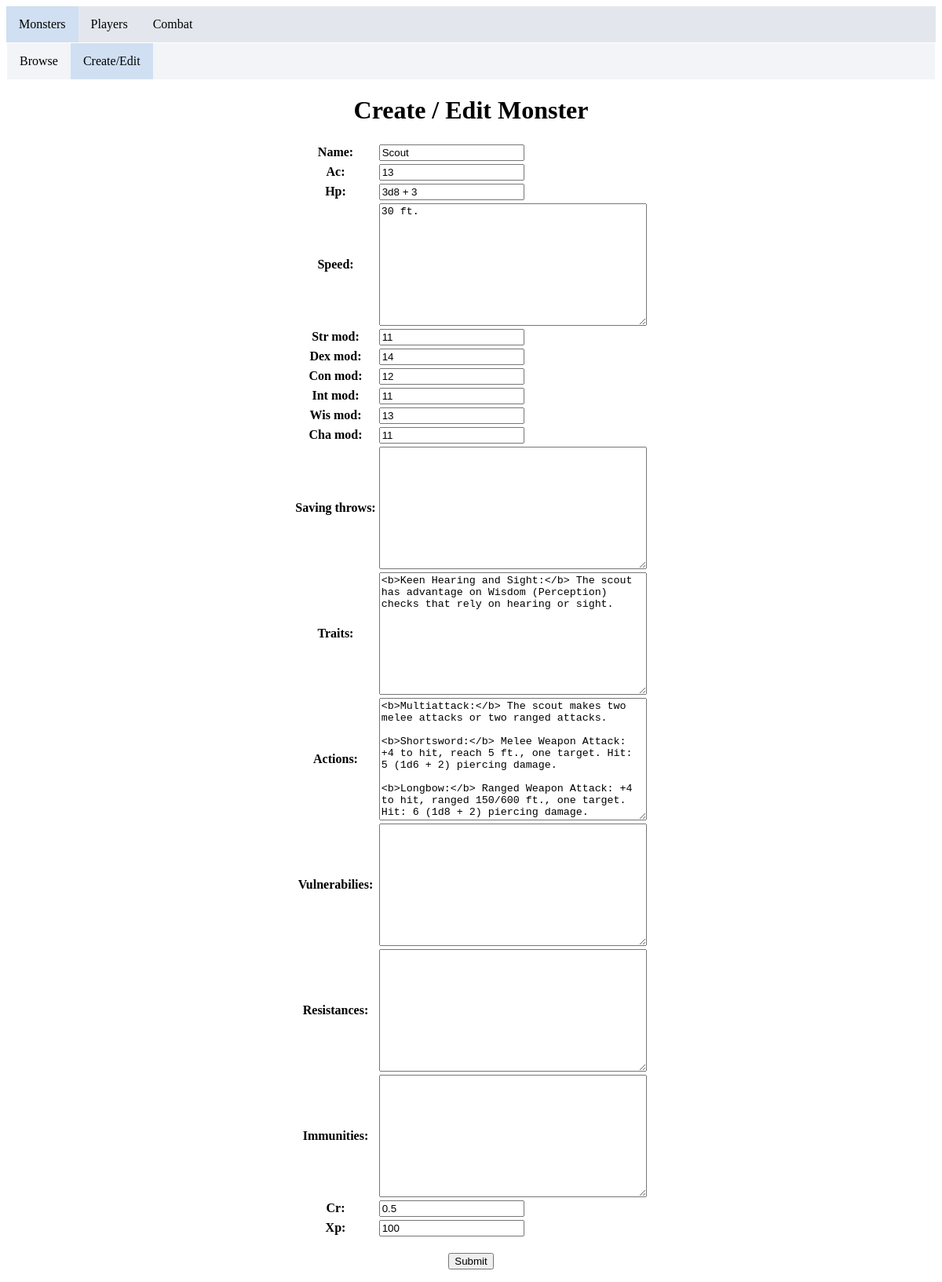
The page /monsters/create/Scout/ on the database its author committed.
### monsters/models.py (models this page shows)
class Monster(models.Model):
    name = models.CharField(max_length=50, unique=True)
    size = models.CharField(max_length=20, null=True, blank=True)
    type = models.CharField(max_length=20, null=True, blank=True)
    alignment = models.CharField(max_length=20, null=True, blank=True)
    ac = models.IntegerField(null=True, blank=True)
    hp = models.CharField(max_length=12, null=True, blank=True)
    speed = models.TextField(null=True, blank=True)
    str_mod = models.IntegerField(null=True, blank=True)
    dex_mod = models.IntegerField(null=True, blank=True)
    con_mod = models.IntegerField(null=True, blank=True)
    int_mod = models.IntegerField(null=True, blank=True)
    wis_mod = models.IntegerField(null=True, blank=True)
    cha_mod = models.IntegerField(null=True, blank=True)
    saving_throws = models.TextField(null=True, blank=True)
    skills = models.TextField(null=True, blank=True)
    vulnerabilies = models.TextField(null=True, blank=True)
    resistances = models.TextField(null=True, blank=True)
    immunities = models.TextField(null=True, blank=True)
    senses = models.TextField(null=True, blank=True)
    languages = models.TextField(null=True, blank=True)
    cr = models.FloatField(null=True, blank=True)
    xp = models.IntegerField(null=True, blank=True)
    traits = models.TextField(null=True, blank=True)
    actions = models.TextField(null=True, blank=True)
    legendary_actions = models.TextField(null=True, blank=True)

### monsters/views.py (the view)
# urls.py: path('create/<str:name>/', views.create, name='create_monster'),
def create(request, name=None):
    print(request)
    print(name)
    if request.method == 'POST':
        if name is not None:
            m = Monster.objects.get(name=name)
            f = MonsterForm(request.POST, instance=m)
        else:
            f = MonsterForm(request.POST)
        if f.is_valid():
            f.save()
            return HttpResponseRedirect(reverse('browse_monsters'))
        else:
            return HttpResponse(str(f.errors))
    else:
        if name is not None:
            f = MonsterForm(instance=Monster.objects.get(name=name))
        else:
            f = MonsterForm()
    context = {'form': f,
               }
    return render(request, 'monsters/create.html', context)

### monsters/forms.py
class MonsterForm(ModelForm):
    class Meta:
        model = Monster
        fields = ['name',
                  'ac',
                  'hp',
                  'speed',
                  'str_mod',
                  'dex_mod',
                  'con_mod',
                  'int_mod',
                  'wis_mod',
                  'cha_mod',
                  'saving_throws',
                  'traits',
                  'actions',
                  'vulnerabilies',
                  'resistances',
                  'immunities',
                  'cr',
                  'xp',
                  ]

### monsters/templates/monsters/create.html (shortened to what this page needs)
{% extends "monsters/sub_nav.html" %}
{% block li_custom_att %}active{% endblock %}
{% block content2 %}
  <h1>Create / Edit Monster</h1>
  <form action="" method="post">
      <table align="center">{{ form.as_table }}</table>
    <div style="text-align:center;">
        <br>
        <input type="submit" value="Submit">
    </div>
  </form>
{% endblock %}

### static/dndd/style.css (style rules this page uses)
h1 { text-align: center; }

### rows shown on the page
Monster: name "Scout", ac "13", hp "3d8 + 3", speed "30 ft.", str_mod "11", dex_mod "14", con_mod "12", int_mod "11", wis_mod "13", cha_mod "11", traits "<b>Keen Hearing and Sight:</b> The scout has advantage on Wisdom (Perception) checks that rely on hearing or sight.", actions "<b>Multiattack:</b> The scout makes two melee attacks or two ranged attacks. <b>Shortsword:</b> Melee Weapon Attack: +4 to hit, reach 5 ft., one target. Hit: 5 (1d6 + 2) piercing damage. <b>Longbow:</b> Ranged Weapon Attack: +4 to hit, ranged 150/600 ft., one target. Hit: 6 (1d8 + 2) piercing damage.", cr "0.5", xp "100"
